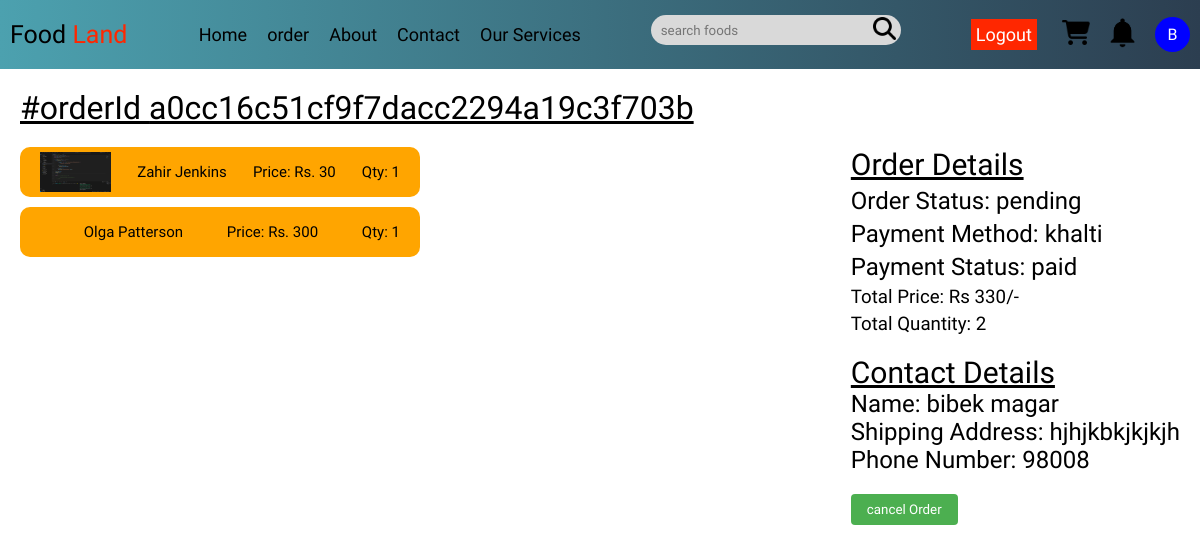
The page /pages/singleorder.php?orderId=a0cc16c51cf9f7dacc2294a19c3f703b (signed in) on the database its author committed.
### tables this page shows
CREATE TABLE `users` (
  `id` varchar(100) NOT NULL DEFAULT uuid(),
  `name` varchar(20) NOT NULL,
  `email` varchar(50) NOT NULL,
  `number` varchar(10) NOT NULL,
  `password` varchar(255) NOT NULL,
  `address` varchar(500) NOT NULL,
  `gender` varchar(10) DEFAULT NULL,
  `verified` tinyint(1) DEFAULT NULL,
  `dob` date DEFAULT NULL,
  `otp` int(11) DEFAULT NULL
);

CREATE TABLE `orderdetails` (
  `id` varchar(100) NOT NULL DEFAULT uuid(),
  `productId` varchar(100) DEFAULT NULL,
  `orderId` varchar(100) DEFAULT NULL,
  `quantity` int(11) DEFAULT NULL,
  `price` double DEFAULT NULL
);

CREATE TABLE `products` (
  `id` varchar(100) NOT NULL DEFAULT uuid(),
  `name` varchar(100) NOT NULL,
  `price` int(10) NOT NULL,
  `image` varchar(100) NOT NULL,
  `description` varchar(500) DEFAULT NULL,
  `categoryID` varchar(100) DEFAULT NULL
);

CREATE TABLE `orderss` (
  `id` varchar(100) NOT NULL DEFAULT uuid(),
  `orderStatus` enum('pending','confirm','ontheway','delivered','preparation','returned') DEFAULT 'pending',
  `amount` int(11) DEFAULT NULL,
  `userId` varchar(100) DEFAULT NULL,
  `paymentId` varchar(100) DEFAULT NULL,
  `createdAt` timestamp NOT NULL DEFAULT current_timestamp() ON UPDATE current_timestamp(),
  `quantity` int(11) DEFAULT NULL,
  `shippingAddress` varchar(255) DEFAULT NULL,
  `phoneNumber` varchar(10) DEFAULT NULL
);

CREATE TABLE `paymentdetails` (
  `id` varchar(100) NOT NULL DEFAULT uuid(),
  `paymentMethod` enum('khalti','cod','esewa') DEFAULT 'cod',
  `paymentStatus` enum('paid','unpaid','refund') DEFAULT 'unpaid',
  `pidx` varchar(255) DEFAULT NULL
);

### pages/singleorder.php (the view, shortened to what this page needs)
<?php
include("../components/fetchdata.php");
include('../connection.php');
if(isset($_GET['orderId'])){
    $id=$_GET['orderId'];
}
$sql = mysqli_query($conn, "SELECT * FROM `orderss` WHERE id='$id'");
$result = mysqli_fetch_assoc($sql);
$paymentId = $result['paymentId'];
$userId = $result['userId'];
$fetchUser= mysqli_query($conn, "SELECT * FROM `users` WHERE id='$userId'");
$userDetail=mysqli_fetch_assoc($fetchUser);
$fetchpaymentDetails = mysqli_query($conn, "SELECT * FROM `paymentdetails` WHERE id='$paymentId'");
$paymentDetails = mysqli_fetch_assoc($fetchpaymentDetails);
?>
<!DOCTYPE html>
<html lang="en">
<head>
</head>
<body>
    <?php include('../components/navbar.php');?>
    <div class="container">
        <h1 style="text-decoration:underline">#orderId <?php echo $id?></h1>
        <div class="flex-container">
            <section class="section">
                <?php
                $fetchorderDetails = mysqli_query($conn, "SELECT * FROM `orderdetails` WHERE orderId='$id'");
                $totalPrice = 0;
                $totalQuantity = 0;
                while($orderDetails = mysqli_fetch_assoc($fetchorderDetails)){
                    $productId = $orderDetails['productId'];
                    $price = $orderDetails['price'];
                    $quantity = $orderDetails['quantity'];
                    $fetchproduct = mysqli_query($conn, "SELECT * FROM `products` WHERE id='$productId'");
                    $product = mysqli_fetch_assoc($fetchproduct);
                    $totalPrice += $price;
                    $totalQuantity += $quantity;
                ?>
                <div class="product-info">
                    <img src="../uploaded_img/<?= $product['image'] ?>" alt="" class="product-image">
                    <span class="product-text"><?= $product['name'] ?></span>
                    <span class="product-text">Price: Rs. <?= $price ?></span>
                    <span class="product-text">Qty: <?= $quantity ?></span>
                </div>
                <?php } ?>
            </section>
            <section class="section">
                <div class="summary-section">
                    <h1 class="summary-heading">Order Details</h1>
                    <div class="order-details-info">
                        <h2>Order Status: <?php echo $result['orderStatus']?></h2>
                        <h2>Payment Method: <?php echo $paymentDetails['paymentMethod']?></h2>
                        <h2>Payment Status: <?php echo $paymentDetails['paymentStatus']?></h2>
                        <h3>Total Price: Rs <?= $totalPrice ?>/-</h3>
                        <h3>Total Quantity: <?= $totalQuantity ?></h3>
                    </div>
                </div>
                <div class="summary-section">
                    <h1 class="summary-heading">Contact Details</h1>
                    <h2>Name: <?php echo $userDetail['name'] ?></h2>
                    <h2>Shipping Address: <?= $result['shippingAddress']?></h2>
                    <h2>Phone Number: <?= $result['phoneNumber']?></h2>
                </div>
                <div class="summary-section update-section">
                    <form action="" method="POST" class="update-form">
                        <input type="submit" value="cancel Order" class="btn" name="update_orderStatus">
                    </form>
                </div>
            </section>
        </div>
    </div>
</body>
</html>

### components/navbar.php (shortened to what this page needs)
<!DOCTYPE html>
<html lang="en">
<head>
</head>
<body>
    <?php
    require('../components/fetchdata.php');
    ?>
    <div style="display: flex; margin:0 auto;background: linear-gradient(90deg, #4ca1af, #2c3e50);">
        <nav>
            <div class="logo">
                <a href="../pages/home.php"> Food <span>Land</span></a>
            </div>
            <div class="right_nav">
                <ul class='menu'>
                    <li><a href="../pages/home.php">Home</a></li>
                    <?php
                     if (isset($userId)) {
                    echo '<li><a href="../pages/Orders.php">order</a></li>';
                     }
                     ?>
                    <li><a href="../pages/about_more_page.php">About</a></li>
                    <li><a href="../pages/contact.php">Contact</a></li>
                    <li><a href="../pages/services.php">Our Services</a></li>
                </ul>
                <div class='search_bar'>
                    <form action="" method="POST">
                        <input type="text" class="nav_input" placeholder="search foods">
                        <button  type="submit"><img src="../assets/search.png" alt="" style="height:23px;"></button>
                    </form>
                </div>
                <ul class='user'>
                    <li>
                        <?php
                        if (isset($userId)) {
                            echo '<button class="nav_btn"><a href="../components/user_logout.php" style="color: white;">Logout</a></button>';
                        } else {
                            echo '<button class="nav_btn" style="margin-right: 5px;"><a href="../pages/signup.php"  style="color: white;">Signup</a></button>';
                            echo '<button class="nav_btn" ><a href="../pages/login.php" style="color: white;">Login</a></button>';
                        }
                        ?>
                    </li>
                    <li>
                <?php
    if(!isset($userId)){
        echo '<a href="../pages/cart.php"><img src="../assets/cart.png" alt="cart_icon" style="height:25px;" id="toggle_cart"></a>';
    } else {
        echo '<a href="../pages/cart.php"><img src="../assets/cart.png" alt="cart_icon" style="height:25px;" id="toggle_cart"></a>';
    }
?>  </li>
         <li>
            <?php
              if(isset($userId)){
              echo' <a href="../pages/notification.php"><img src="../assets/notification.png" alt="" style="height:35px"></a>';
              }
          ?>
        </li>
                    <?php if (isset($userName)) : ?>
                        <li id="profile">
                            <a href="../pages/profile.php">
                                <?php
                                $firstLetter = strtoupper(substr($userName, 0, 1));
                                ?>
                                <div style='width: 35px; height: 35px; border-radius: 50%; background-color: blue; color: white; display: flex; justify-content: center; align-items: center;'>
                                    <?php echo $firstLetter; ?>
                                </div>
                            </a>
                        </li>
                    <?php endif; ?>
                </ul>
            </div>
        </nav>
    </div>
</body>

### pages/singleorder.php (style rules this page uses)
body { font-family: Arial, sans-serif; margin: 0; padding: 0; }
.container { max-width: 1280px; margin: 0 auto; padding: 20px; }
.flex-container { display: flex; justify-content: space-between; }
.section { margin-top: 20px; }
.product-info { background: orange; width: 400px; display: flex; justify-content: space-between; height: 50px; align-items: center; padding: 20px; border-radius: 10px; margin-bottom: 10px; }
.product-image { height: 40px; width: auto; }
.product-text { font-size: 15px; }
.summary-section { margin-bottom: 20px; }
.summary-heading { font-size: 30px; text-decoration: underline; }
.order-details-info h2, .order-details-info h3 { margin: 5px 0; }
.update-section { display: flex; margin-top: 20px; }
.update-form { margin-right: 5px; }
.btn { padding: 8px 16px; background-color: #4CAF50; color: white; border: none; border-radius: 4px; cursor: pointer; }

### components/navbar.php (style rules this page uses)
* { margin: 0; padding: 0; box-sizing: border-box; font-family: "Fira Sans", sans-serif; font-weight: 400; font-style: normal; }
.logo span { color: #FF2700; }
nav { width: 100%; max-width: 1400px; padding: 15px 10px; margin: 0 auto; }
.menu { font-size: 18px; gap: 20px; }
nav { z-index: 999; }
nav, .menu, .user { display: flex; align-items: center; justify-content: space-between; }
.user { gap: 15px; }
.menu li, .user li { list-style: none; cursor: pointer; }
.menu li a, .user li a { text-decoration: none; color: black; }
.logo a { text-decoration: none; color: black; font-size: 25px; }
.nav_btn { background-color: #FF2700; border: none; outline: none; cursor: pointer; font-size: 18px; padding: 5px; }
.nav_input { border: none; outline: none; background-color: transparent; width: 90%; height: 80%; border-radius: 23px; padding: 5px; }
.search_bar form { width: 250px; height: 30px; background-color: #D9D9D9; border-radius: 25px; padding: 3px 5px; display: flex; align-items: center; justify-content: space-between; }
.right_nav { display: none; gap: 70px; }
#profile { display: flex; align-items: center; }
#toggle_cart, #toggle_btn { margin-left: 10px; height: 25px; }
.search_bar img { cursor: pointer; }
.search_bar button { border: none; outline: none; background: none; }

### rows shown on the page
users: name "B", name "bibek magar"
orderdetails: productId.image (picture), productId.name "Zahir Jenkins", price "30", quantity "1"
orderdetails: productId.name "Olga Patterson", price "300", quantity "1"
orderss: orderStatus "pending", shippingAddress "hjhjkbkjkjkjh", phoneNumber "98008"
paymentdetails: paymentMethod "khalti", paymentStatus "paid"

### other values the page prints
$id "a0cc16c51cf9f7dacc2294a19c3f703b"
$totalPrice "330"
$totalQuantity "2"
